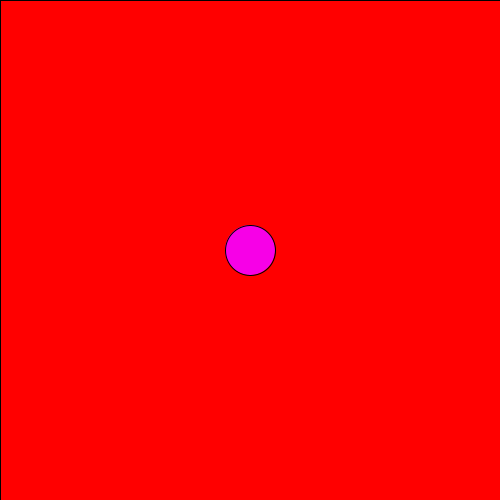
Frame 1 (no input)
Frame 60 (the mouse pressed at the canvas centre just before this capture): identical to frame 1, image omitted
Frame 120 (the mouse held since frame 60 and released just before this capture): identical to frame 1, image omitted

The Processing sketch that drew this single still picture (run headless with seeded random() and noise(); from frame 60 on, the mouse is pressed at the canvas centre):

// Processing sketch: assigning_colors
// ── assigning_colors.pde
color magenta = #F700E7;
color red = color(255,0,0);

void setup() {
  size(500,500);
}

void draw() {
  fill(red);
  rect(0,0,width,height);
  fill(magenta);  
  ellipse(width/2, height/2, 50,50);
}
